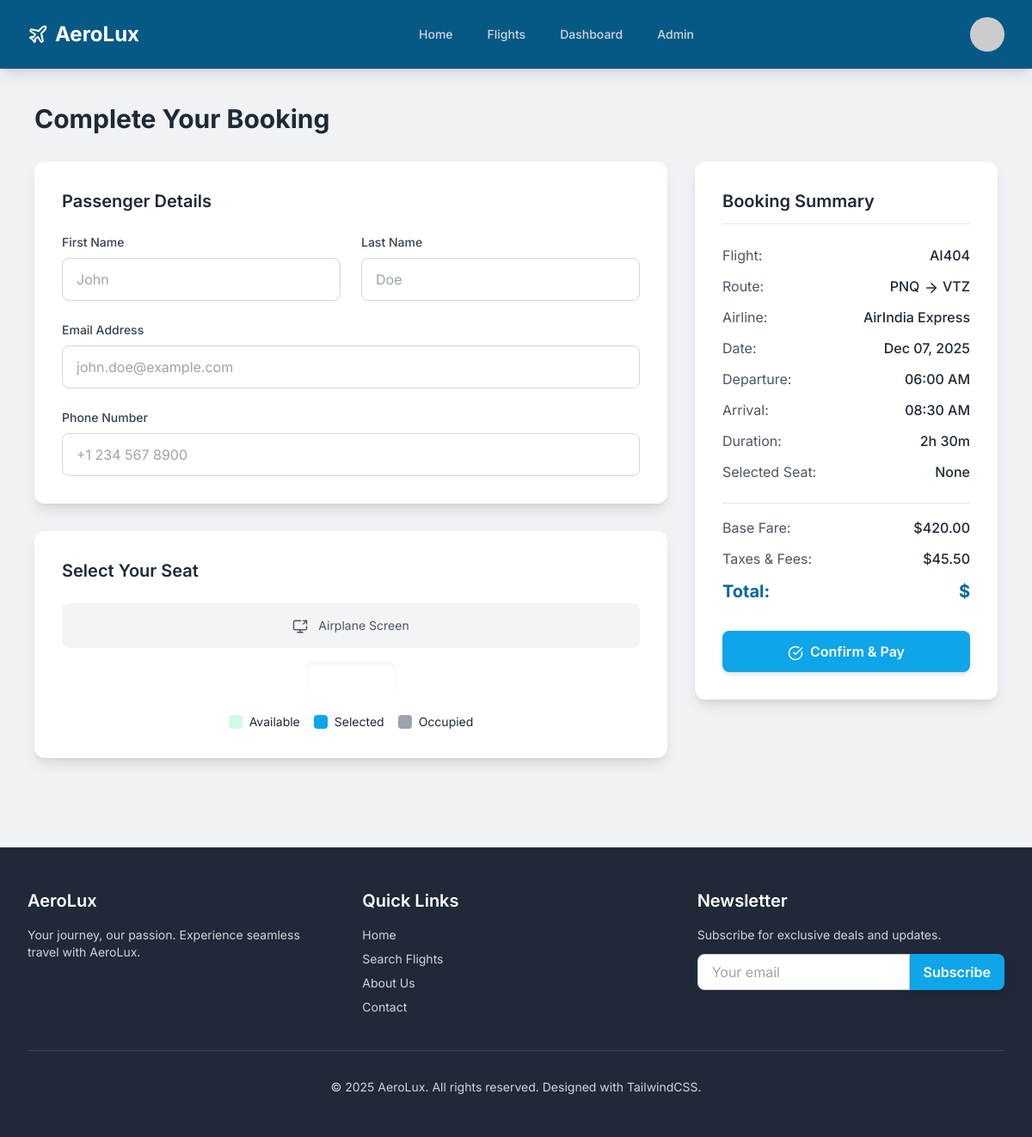
The page /booking/4/ (signed in) on the database its author committed.
### flights/models.py (models this page shows, shortened)
class Flight(models.Model):
    airline = models.ForeignKey(Airline, on_delete=models.CASCADE)
    flight_number = models.CharField(max_length=20, unique=True)
    origin = models.ForeignKey(Airport, on_delete=models.CASCADE, related_name='departures')
    destination = models.ForeignKey(Airport, on_delete=models.CASCADE, related_name='arrivals')
    departure_time = models.DateTimeField()
    arrival_time = models.DateTimeField()
    base_price = models.DecimalField(max_digits=10, decimal_places=2, validators=[MinValueValidator(Decimal('0.01'))])
    available_seats = models.IntegerField(validators=[MinValueValidator(0)])
    total_seats = models.IntegerField(validators=[MinValueValidator(1)])
    class Meta:
        ordering = ['departure_time']
    @property
    def duration(self):
        delta = self.arrival_time - self.departure_time
        hours = delta.seconds // 3600
        minutes = (delta.seconds % 3600) // 60
        return f"{hours}h {minutes}m"

class Airport(models.Model):
    name = models.CharField(max_length=200)
    city = models.CharField(max_length=100)
    country = models.CharField(max_length=100)
    code = models.CharField(max_length=10, unique=True)

class Airline(models.Model):
    name = models.CharField(max_length=100)
    code = models.CharField(max_length=10, unique=True)
    logo = models.ImageField(upload_to='airline_logos/', blank=True, null=True)

### flights/views.py (the view)
# urls.py: path('booking/<int:flight_id>/', views.booking_page, name='booking_page'),
@login_required
def booking_page(request, flight_id):
    flight = get_object_or_404(Flight, id=flight_id)
    seats = Seat.objects.filter(flight=flight).order_by('seat_number')
    if request.method == 'POST':
        form = BookingForm(request.POST)
        seat_number = request.POST.get('seat_number')
        if form.is_valid() and seat_number:
            seat = get_object_or_404(Seat, flight=flight, seat_number=seat_number, status='available')
            booking = form.save(commit=False)
            booking.user = request.user
            booking.flight = flight
            booking.seat = seat
            booking.total_price = flight.base_price + Decimal('45.50')
            booking.status = 'confirmed'
            booking.save()
            seat.status = 'occupied'
            seat.save()
            flight.available_seats -= 1
            flight.save()
            return redirect('dashboard')
    else:
        form = BookingForm()
    context = {
        'flight': flight,
        'seats': seats,
        'form': form,
        'page': 'booking'
    }
    return render(request, 'booking.html', context)

### flights/templates/booking.html (shortened to what this page needs)
{% extends 'base.html' %}
{% load static %}
{% block content %}
<section id="booking" class="page-section p-6 md:p-10">
    <div class="max-w-6xl mx-auto">
        <h2 class="text-3xl font-bold text-gray-800 mb-8">Complete Your Booking</h2>
        <form method="post" id="bookingForm">
            <div class="grid lg:grid-cols-3 gap-8">
                <div class="lg:col-span-2 space-y-8">
                    <div class="card-custom p-6 md:p-8">
                        <h3 class="text-xl font-semibold mb-6">Passenger Details</h3>
                        <div class="space-y-6">
                            <div class="grid md:grid-cols-2 gap-6">
                                <div>
                                    <label for="firstName" class="form-label-custom">First Name</label>
                                    {{ form.passenger_first_name }}
                                </div>
                                <div>
                                    <label for="lastName" class="form-label-custom">Last Name</label>
                                    {{ form.passenger_last_name }}
                                </div>
                            </div>
                            <div>
                                <label for="email" class="form-label-custom">Email Address</label>
                                {{ form.passenger_email }}
                            </div>
                            <div>
                                <label for="phone" class="form-label-custom">Phone Number</label>
                                {{ form.passenger_phone }}
                            </div>
                        </div>
                    </div>
                    <div class="card-custom p-6 md:p-8">
                        <h3 class="text-xl font-semibold mb-6">Select Your Seat</h3>
                        <div class="bg-gray-100 p-4 rounded-lg mb-4 text-center text-sm text-gray-600">
                            <i data-lucide="screen-share" class="inline-block mr-2 lucide-sm"></i> Airplane Screen
                        </div>
                        <div class="overflow-x-auto">
                            <div id="seatMapContainer" class="grid grid-cols-10 gap-1 md:gap-2 mx-auto w-max p-2 md:p-4 bg-white rounded-lg shadow-inner">
</div>
                        </div>
                        <div class="flex justify-center space-x-4 mt-6 text-sm">
                            <div class="flex items-center"><div class="w-4 h-4 seat-available rounded mr-2"></div> Available</div>
                            <div class="flex items-center"><div class="w-4 h-4 seat-selected rounded mr-2"></div> Selected</div>
                            <div class="flex items-center"><div class="w-4 h-4 seat-occupied rounded mr-2"></div> Occupied</div>
                        </div>
                    </div>
                </div>
                <aside class="lg:col-span-1">
                    <div class="card-custom p-6 md:p-8 sticky top-24">
                        <h3 class="text-xl font-semibold mb-6 border-b pb-3">Booking Summary</h3>
                        <div class="space-y-3 mb-6">
                            <div class="flex justify-between">
                                <span class="text-gray-600">Flight:</span>
                                <span class="font-medium">{{ flight.flight_number }}</span>
                            </div>
                            <div class="flex justify-between">
                                <span class="text-gray-600">Route:</span>
                                <span class="font-medium">{{ flight.origin.code }} <i data-lucide="arrow-right" class="inline-block lucide-sm"></i> {{ flight.destination.code }}</span>
                            </div>
                            <div class="flex justify-between">
                                <span class="text-gray-600">Airline:</span>
                                <span class="font-medium">{{ flight.airline.name }}</span>
                            </div>
                            <div class="flex justify-between">
                                <span class="text-gray-600">Date:</span>
                                <span class="font-medium">{{ flight.departure_time|date:"M d, Y" }}</span>
                            </div>
                            <div class="flex justify-between">
                                <span class="text-gray-600">Departure:</span>
                                <span class="font-medium">{{ flight.departure_time|date:"h:i A" }}</span>
                            </div>
                            <div class="flex justify-between">
                                <span class="text-gray-600">Arrival:</span>
                                <span class="font-medium">{{ flight.arrival_time|date:"h:i A" }}</span>
                            </div>
                            <div class="flex justify-between">
                                <span class="text-gray-600">Duration:</span>
                                <span class="font-medium">{{ flight.duration }}</span>
                            </div>
                            <div class="flex justify-between">
                                <span class="text-gray-600">Selected Seat:</span>
                                <span class="font-medium" id="selectedSeatDisplay">None</span>
                            </div>
                        </div>
                        <div class="border-t pt-4 space-y-3">
                            <div class="flex justify-between">
                                <span class="text-gray-600">Base Fare:</span>
                                <span class="font-medium">${{ flight.base_price }}</span>
                            </div>
                            <div class="flex justify-between">
                                <span class="text-gray-600">Taxes & Fees:</span>
                                <span class="font-medium">$45.50</span>
                            </div>
                            <div class="flex justify-between text-xl font-bold text-sky-700">
                                <span>Total:</span>
                                <span>${{ flight.base_price|add:"45.50" }}</span>
                            </div>
                        </div>
                        <button type="submit" id="confirmBookingButton" class="btn-custom btn-primary-custom w-full mt-8">
                            <i data-lucide="check-circle" class="inline-block mr-1 lucide-sm"></i> Confirm & Pay
                        </button>
                    </div>
                </aside>
            </div>
        </form>
    </div>
</section>
{% endblock %}

### flights/static/style.css (style rules this page uses)
body { font-family: 'Inter', sans-serif; background-color: #f0f2f5; }
.btn-custom { padding-left: 1.5rem; padding-right: 1.5rem; padding-top: 0.75rem; padding-bottom: 0.75rem; border-radius: 0.5rem; font-weight: 600; box-shadow: 0 4px 6px -1px rgba(0, 0, 0, 0.1), 0 2px 4px -1px rgba(0, 0, 0, 0.06); transition-property: all; transition-timing-function: cubic-bezier(0.4, 0, 0.2, 1); transition-duration: 300ms; }
.btn-primary-custom { background-color: #0ea5e9; color: #ffffff; }
.card-custom { background-color: #ffffff; border-radius: 0.75rem; box-shadow: 0 10px 15px -3px rgba(0, 0, 0, 0.1), 0 4px 6px -2px rgba(0, 0, 0, 0.05); overflow: hidden; }
.input-field-custom { width: 100%; padding-left: 1rem; padding-right: 1rem; padding-top: 0.75rem; padding-bottom: 0.75rem; border-radius: 0.5rem; border-width: 1px; border-color: #d1d5db; transition-property: box-shadow; transition-timing-function: cubic-bezier(0.4, 0, 0.2, 1); transition-duration: 150ms; }
.form-label-custom { display: block; margin-bottom: 0.5rem; font-size: 0.875rem; line-height: 1.25rem; font-weight: 500; color: #374151; }
.seat-available { background-color: #d1fae5; border-color: #6ee7b7; }
.seat-selected { background-color: #0ea5e9; color: #ffffff; border-color: #0369a1; }
.seat-occupied { background-color: #9ca3af; cursor: not-allowed; border-color: #6b7280; }
.lucide { width: 24px; height: 24px; stroke-width: 2; }
.lucide-sm { width: 18px; height: 18px; }

### rows shown on the page
Flight: flight_number "AI404", origin.code "PNQ", destination.code "VTZ", airline.name "AirIndia Express", departure_time "Dec 07, 2025", departure_time "06:00 AM", arrival_time "08:30 AM", duration "2h 30m", base_price "420.00"
